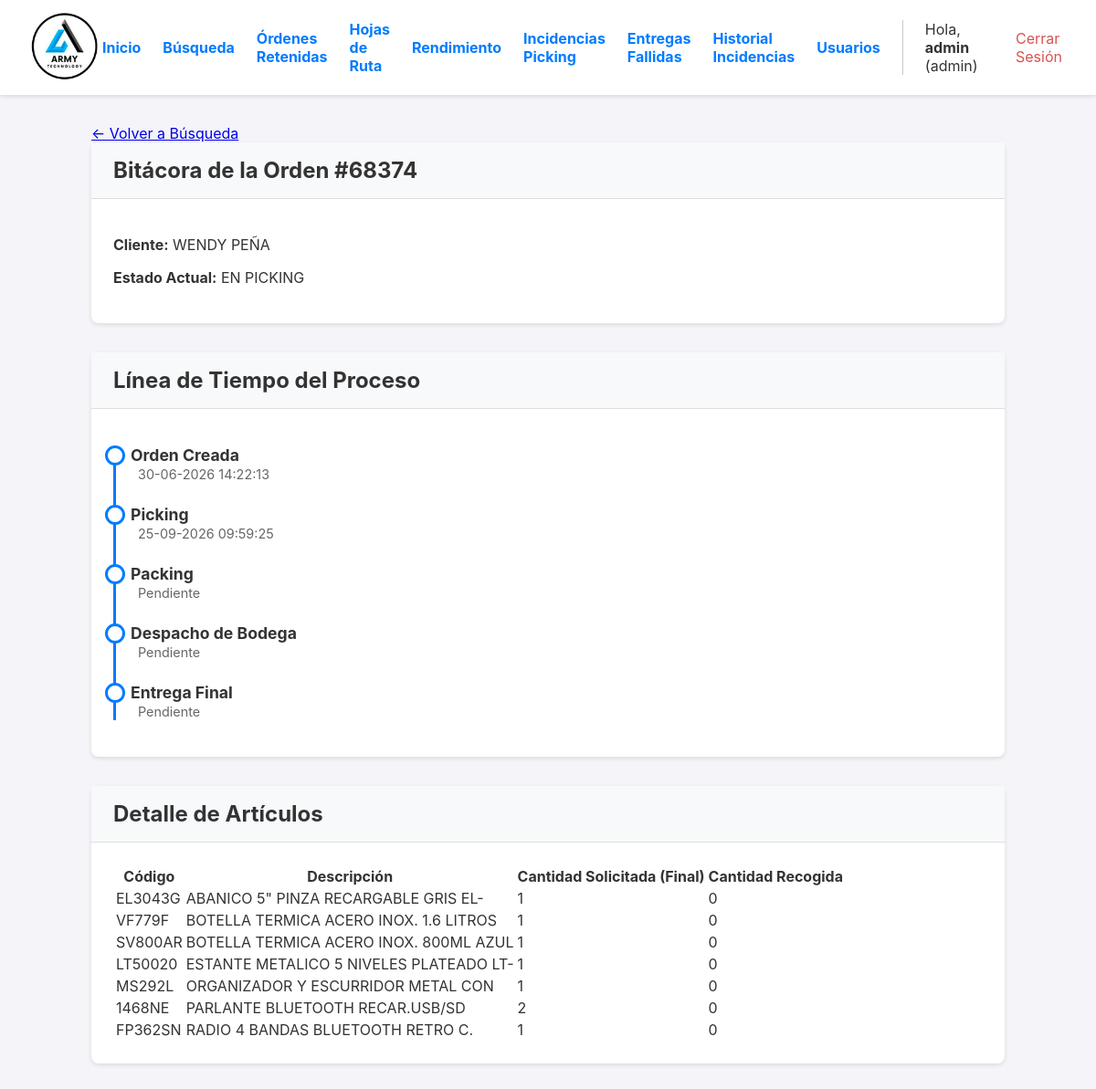
Before: /orden/13/bitacora (signed in) with the older database file.
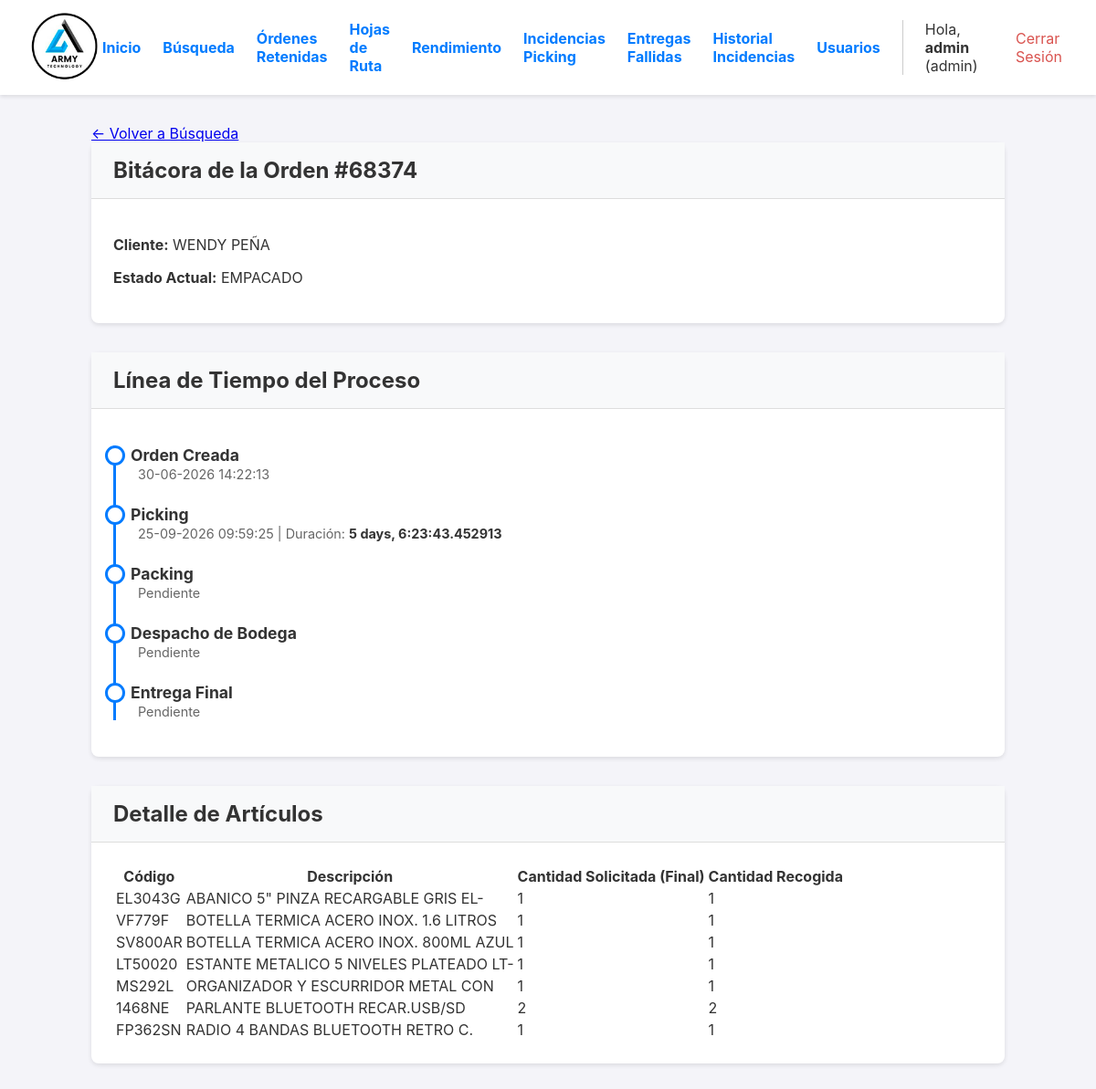
After: the same page with the newer database file.
### app.py (models this page shows, shortened)
class User(UserMixin, db.Model):
    id = db.Column(db.Integer, primary_key=True)
    username = db.Column(db.String(80), unique=True, nullable=False)
    password_hash = db.Column(db.String(256), nullable=False)
    role = db.Column(db.String(20), nullable=False, default='operario')

class Orden(db.Model):
    id = db.Column(db.Integer, primary_key=True)
    numero_pedido = db.Column(db.String(50), unique=True, nullable=False)
    cliente_nombre = db.Column(db.String(200), nullable=False)
    cliente_direccion = db.Column(db.String(300), nullable=True)
    estado = db.Column(db.String(30), nullable=False, default='PENDIENTE')
    fecha_creacion = db.Column(db.DateTime, nullable=False, default=datetime.datetime.utcnow)
    lote_id = db.Column(db.Integer, db.ForeignKey('lote_picking.id'), nullable=True)
    items = db.relationship('ItemOrden', backref='orden', lazy=True, cascade="all, delete-orphan")
    fecha_inicio_picking = db.Column(db.DateTime, nullable=True)
    fecha_fin_picking = db.Column(db.DateTime, nullable=True)
    fecha_fin_packing = db.Column(db.DateTime, nullable=True)
    fecha_despacho = db.Column(db.DateTime, nullable=True)
    packer_id = db.Column(db.Integer, db.ForeignKey('user.id', ondelete='SET NULL'), nullable=True)
    packer = db.relationship('User', foreign_keys=[packer_id])
    devolucion_confirmada = db.Column(db.Boolean, default=False, nullable=False)
    bultos = db.relationship('Bulto', backref='orden', cascade="all, delete-orphan")
    hoja_de_ruta_id = db.Column(db.Integer, db.ForeignKey('hoja_de_ruta.id'), nullable=True)
    destino_id = db.Column(db.Integer, db.ForeignKey('destino.id'), nullable=True)
    destino = db.relationship('Destino', backref='ordenes')
    guia_encomienda = db.Column(db.String(100), nullable=True)
    nota_entrega = db.Column(db.Text, nullable=True)
    fecha_entrega_final = db.Column(db.DateTime, nullable=True)
    nota_bodega = db.Column(db.Text, nullable=True)

class ItemOrden(db.Model):
    id = db.Column(db.Integer, primary_key=True)
    orden_id = db.Column(db.Integer, db.ForeignKey('orden.id'), nullable=False)
    codigo_articulo = db.Column(db.String(100), nullable=False)
    descripcion_articulo = db.Column(db.String(300), nullable=False)
    cantidad_solicitada = db.Column(db.Integer, nullable=False)
    cantidad_recogida = db.Column(db.Integer, nullable=False, default=0)
    cantidad_empacada = db.Column(db.Integer, nullable=False, default=0)
    tiene_incidencia = db.Column(db.Boolean, default=False, nullable=False)
    tipo_incidencia = db.Column(db.String(50), nullable=True)
    nota_incidencia = db.Column(db.Text, nullable=True)

### app.py (the view)
@app.route('/orden/<int:orden_id>/bitacora')
@login_required
@logistica_required # Cambiado a logistica_required para que operarios también puedan verla
def bitacora_orden(orden_id):
    options_list = [
        joinedload(Orden.lote).joinedload(LotePicking.operario),
        joinedload(Orden.packer),
        subqueryload(Orden.items).joinedload(ItemOrden.historial_incidencias),
        joinedload(Orden.hoja_de_ruta).joinedload(HojaDeRuta.conductor) # <-- NUEVA LÍNEA
    ]
    orden = db.session.get(Orden, orden_id, options=options_list)
    if not orden:
        flash('Orden no encontrada.', 'error')
        return redirect(url_for('reportes_y_busqueda'))
    duraciones = {}
    if orden.fecha_inicio_picking and orden.fecha_fin_picking:
        duraciones['picking'] = orden.fecha_fin_picking - orden.fecha_inicio_picking
    if orden.fecha_fin_picking and orden.fecha_fin_packing:
        duraciones['packing'] = orden.fecha_fin_packing - orden.fecha_fin_picking
    if orden.fecha_fin_packing and orden.fecha_despacho:
        duraciones['despacho'] = orden.fecha_despacho - orden.fecha_fin_packing
    if orden.fecha_creacion and orden.fecha_despacho:
        duraciones['total'] = orden.fecha_despacho - orden.fecha_creacion
    return render_template('bitacora_orden.html', orden=orden, duraciones=duraciones)

### app.py (called while the page is built)
def logistica_required(f):
    @wraps(f)
    def decorated_function(*args, **kwargs):
        if not current_user.is_authenticated or current_user.role not in ['admin', 'operario', 'garantias']:
            flash('Se requiere rol de Administrador, Operario o Garantías para acceder a esta página.', 'error')
            return redirect(url_for('dashboard'))
        return f(*args, **kwargs)
    return decorated_function

@login_manager.user_loader
def load_user(user_id):
    return db.session.get(User, int(user_id))

@app.template_filter('localtime')
def to_localtime_filter(utc_datetime):
    if not utc_datetime: return ""
    local_tz = pytz.timezone('America/Costa_Rica')
    local_dt = utc_datetime.replace(tzinfo=pytz.utc).astimezone(local_tz)
    return local_dt.strftime('%d-%m-%Y %H:%M:%S')

### templates/bitacora_orden.html (shortened to what this page needs)
{% extends "layout.html" %}
{% block content %}
<div class="bitacora-container">
    <a href="{{ url_for('reportes_y_busqueda') }}" class="back-link">← Volver a Búsqueda</a>
    <div class="card">
        <div class="card-header">
            <h2>Bitácora de la Orden #{{ orden.numero_pedido }}</h2>
        </div>
        <div class="card-body">
            <p><strong>Cliente:</strong> {{ orden.cliente_nombre }}</p>
            <p><strong>Estado Actual:</strong> <span class="estado estado-{{ orden.estado }}">{{ orden.estado.replace('_', ' ') }}</span></p>
        </div>
    </div>
    <div class="card">
        <div class="card-header"><h2>Línea de Tiempo del Proceso</h2></div>
        <div class="card-body">
            <ul class="timeline">
                <li class="timeline-item">
                    <div class="timeline-title">Orden Creada</div>
                    <span class="timeline-meta">{{ orden.fecha_creacion | localtime }}</span>
                </li>
                <li class="timeline-item">
                    <div class="timeline-title">Picking</div>
                    <span class="timeline-meta">
                        {{ orden.fecha_inicio_picking | localtime if orden.fecha_inicio_picking else 'Pendiente' }}
                        {% if duraciones.picking %} | Duración: <span class="duracion">{{ duraciones.picking }}</span>{% endif %}
                    </span>
                </li>
                <li class="timeline-item">
                    <div class="timeline-title">Packing</div>
                    <span class="timeline-meta">
                        {{ orden.fecha_fin_packing | localtime if orden.fecha_fin_packing else 'Pendiente' }}
                    </span>
                </li>
                <li class="timeline-item">
                    <div class="timeline-title">Despacho de Bodega</div>
                     <span class="timeline-meta">
                        {{ orden.fecha_despacho | localtime if orden.fecha_despacho else 'Pendiente' }}
                    </span>
                </li>
                <li class="timeline-item" style="padding-bottom:0;">
                    <div class="timeline-title">Entrega Final</div>
                    <span class="timeline-meta">
                        {% if orden.fecha_entrega_final %}
                            {{ orden.fecha_entrega_final | localtime }}
                        {% elif orden.hoja_de_ruta and orden.hoja_de_ruta.fecha_finalizacion %}
                            {{ orden.hoja_de_ruta.fecha_finalizacion | localtime }}
                        {% elif orden.estado in ['DESPACHADO', 'ENTREGADO', 'ENTREGA_FALLIDA', 'INCIDENCIA_ENTREGA'] %}
                            En proceso...
                        {% else %}
                            Pendiente
                        {% endif %}
                    </span>
                </li>
            </ul>
        </div>
    </div>
    <div class="card">
        <div class="card-header"><h2>Detalle de Artículos</h2></div>
        <div class="card-body">
            <table class="kpi-table">
                <thead>
                    <tr>
                        <th>Código</th>
                        <th>Descripción</th>
                        <th>Cantidad Solicitada (Final)</th>
                        <th>Cantidad Recogida</th>
                    </tr>
                </thead>
                <tbody>
                    {% for item in orden.items %}
                    <tr>
                        <td>{{ item.codigo_articulo }}</td>
                        <td>{{ item.descripcion_articulo }}</td>
                        <td>{{ item.cantidad_solicitada }}</td>
                        <td>{{ item.cantidad_recogida }}</td>
                    </tr>
                    {% endfor %}
                </tbody>
            </table>
        </div>
    </div>
</div>
{% endblock %}

### templates/layout.html (shortened to what this page needs)
<!DOCTYPE html>
<html lang="es">
<head>
</head>
<body>
    <header>
        <div class="logo">
            <a href="{{ url_for('dashboard') }}">
                <img src="{{ url_for('static', filename='img/logo.png') }}" alt="Logo de la Empresa">
            </a>
        </div>
        <nav class="nav">
             {% if current_user.is_authenticated %}
                {% if current_user.role == 'admin' %}
                    <div class="nav-admin-links">
                        <a href="{{ url_for('dashboard') }}">Inicio</a>
                        <a href="{{ url_for('reportes_y_busqueda') }}">Búsqueda</a>
                        <a href="{{ url_for('ordenes_retenidas') }}">Órdenes Retenidas</a>
                        <a href="{{ url_for('gestionar_rutas') }}">Hojas de Ruta</a>
                        <a href="{{ url_for('reporte_operarios') }}">Rendimiento</a>
                        <a href="{{ url_for('gestionar_incidencias') }}" class="nav-link-with-badge">
                            Incidencias Picking
                        </a>
                        <a href="{{ url_for('gestionar_entregas_fallidas') }}" class="nav-link-with-badge">
                            Entregas Fallidas
                        </a>
                        <a href="{{ url_for('historial_incidencias') }}">Historial Incidencias</a>
                        <a href="{{ url_for('gestionar_usuarios') }}">Usuarios</a>
                    </div>
                {% endif %}
                <div class="user-info">
                    <span>Hola, <strong>{{ current_user.username }}</strong> ({{ current_user.role }})</span>
                    <a href="{{ url_for('logout') }}" style="color: #d9534f;">Cerrar Sesión</a>
                </div>
             {% endif %}
        </nav>
    </header>
    <main>
        {% block content %}{% endblock %}
    </main>
</body>
</html>

### templates/layout.html (style rules this page uses)
body { font-family: -apple-system, BlinkMacSystemFont, "Segoe UI", Roboto, "Helvetica Neue", Arial, sans-serif; margin: 0; background-color: #f4f4f9; color: #333; }
header { background-color: #fff; padding: 10px 2em; display: flex; justify-content: space-between; align-items: center; box-shadow: 0 2px 4px rgba(0,0,0,0.1); position: sticky; top: 0; z-index: 100; }
.logo img { height: 80px; }
.nav { display: flex; align-items: center; gap: 1em; }
.nav-admin-links { display: flex; align-items: center; gap: 1.5em; font-weight: bold; border-right: 1px solid #ccc; padding-right: 1.5em; margin-right: 0.5em; }
.nav-admin-links a, .user-info a { text-decoration: none; color: #007bff; }
.user-info { display: flex; align-items: center; gap: 1em; }
main { padding: 2em; }
* { box-sizing: border-box; }
main { padding: 1em; }
@media (min-width: 768px) { main { padding: 2em; } }
.nav-link-with-badge { position: relative; text-decoration: none; }

### templates/bitacora_orden.html (style rules this page uses)
.bitacora-container { max-width: 1000px; margin: auto; }
.card { background: white; border-radius: 8px; box-shadow: 0 2px 5px rgba(0,0,0,0.1); margin-bottom: 2rem; }
.card-header { padding: 1rem 1.5rem; background-color: #f8f9fa; border-bottom: 1px solid #ddd; }
.card-header h2 { margin: 0; font-size: 1.5rem; }
.card-body { padding: 1.5rem; }
.timeline { list-style: none; padding-left: 1rem; border-left: 3px solid #007bff; }
.timeline-item { position: relative; padding-bottom: 1.5rem; }
.timeline-item::before { content: ''; position: absolute; left: -28px; top: 0; width: 16px; height: 16px; border-radius: 50%; background: white; border: 3px solid #007bff; }
.timeline-title { font-weight: bold; font-size: 1.1rem; }
.timeline-meta { font-size: 0.9rem; color: #666; margin-left: 0.5rem; }
.timeline-meta .duracion { font-weight: bold; color: #333; }

Changed rows visible on the page:
changed Orden "WENDY PEÑA": estado.replace "EN PICKING" → "EMPACADO"
changed ItemOrden "EL3043G": cantidad_recogida "0" → "1"
changed ItemOrden "VF779F": cantidad_recogida "0" → "1"
changed ItemOrden "SV800AR": cantidad_recogida "0" → "1"
changed ItemOrden "LT50020": cantidad_recogida "0" → "1"
changed ItemOrden "MS292L": cantidad_recogida "0" → "1"
changed ItemOrden "1468NE": cantidad_recogida "0" → "2"
changed ItemOrden "FP362SN": cantidad_recogida "0" → "1"
Other visible differences:
{{ duraciones.picking }}: (not shown) → "5 days, 6:23:43.452913"
text now shown: "| Duración:"
